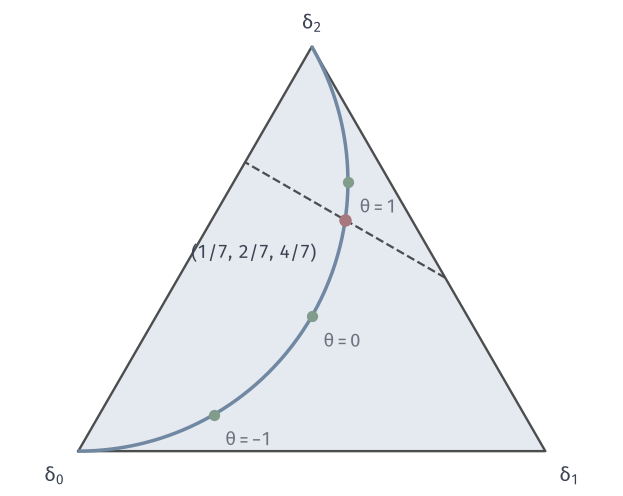

Generate this figure with Python:
"""Tilted family p_theta(x) ∝ e^{theta x} on {0,1,2} drawn in the simplex; theta in [-6,6]; points theta=-1,0,1 (green), ln2 (red); line E X = 10/7."""
from pathlib import Path
import sys
HERE = Path(__file__).resolve().parent
sys.path.insert(0, str(HERE.parent/"dfam-common"))
from common import *

import math
def p_of(t):
    w = np.exp(t*np.arange(3)); return w/w.sum()
fig, ax = figure(width_mm=88, height_mm=70)
V = np.array([[0, 0], [1, 0], [0.5, math.sqrt(3)/2]])
ax.fill(V[:, 0], V[:, 1], color=BLUE_FILL, lw=0)
ax.plot(np.r_[V[:, 0], 0], np.r_[V[:, 1], 0], color=STROKE, lw=0.95)
th = np.linspace(-6, 6, 600)
P = np.array([p_of(t) for t in th])
x, y = simplex_xy(P)
ax.plot(x, y, color=BLUE, lw=1.4)
# mean line p1+2p2 = 10/7: endpoints on boundary: p2=0 -> p1=10/7 >1 invalid; p0=0: p1+p2=1, p1+2p2=10/7 -> p2=3/7,p1=4/7; p1=0: p2=5/7, p0=2/7
L = np.array([[0, 4/7, 3/7], [2/7, 0, 5/7]])
lx, ly = simplex_xy(L)
ax.plot(lx, ly, color=STROKE, lw=0.9, ls='--')
G = np.array([p_of(t) for t in (-1, 0, 1)]); gx, gy = simplex_xy(G)
ax.scatter(gx, gy, s=14, color=GREEN, zorder=4)
R = p_of(math.log(2)); rx, ry = simplex_xy(R)
ax.scatter([rx], [ry], s=18, color=RED, zorder=5)
ax.text(rx-0.06, ry-0.05, r'$(1/7,\,2/7,\,4/7)$', fontsize=7.5, va='top', ha='right')
for t, xx_, yy_ in zip((-1, 0, 1), gx, gy):
    ax.text(xx_+0.025, yy_-0.035, rf'$\theta={t}$', fontsize=7.5, color=MUTED, va='top')
ax.text(-0.03, -0.03, r'$\delta_0$', ha='right', va='top'); ax.text(1.03, -0.03, r'$\delta_1$', ha='left', va='top')
ax.text(0.5, math.sqrt(3)/2+0.03, r'$\delta_2$', ha='center', va='bottom')
ax.set_aspect('equal'); ax.axis('off')
ax.set_xlim(-0.08, 1.08); ax.set_ylim(-0.08, 0.95)
save(fig, HERE, 'figure', {'p_ln2': [float(v) for v in R], 'p_at_6': [float(v) for v in p_of(6)], 'mean_line_endpoints': L.tolist()})
